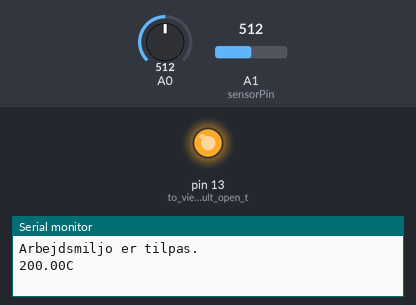
The sketch below on a simulated Arduino Uno, built with avr-gcc and run on an emulated ATmega328P. Parts: output pins drawn as LEDs (lit = HIGH), the last lines printed to the serial monitor. Inputs (shaded band) come from the test bench; at power-on: A1 (sensorPin) = 512, A0 = 512.

Above: at 1.8 s.
1.9 s: A1 (sensorPin) set to 172
3.4 s: A1 (sensorPin) set to 142
At 4.4 s:
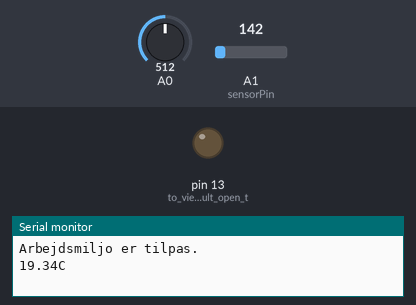
5.5 s: A0 set to 417
7.0 s: A0 set to 392
9.5 s: A1 (sensorPin) set to 306
At 10.4 s:
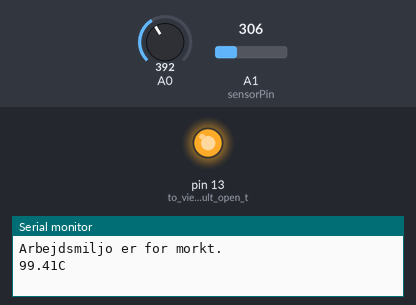
11.5 s: A1 (sensorPin) set to 122
At 13.3 s:
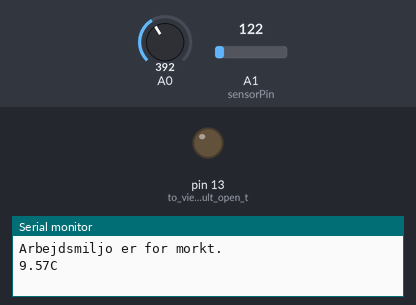
Timing chart, 0 to 14.5 s (numbered marks = the images above; inputs shaded):
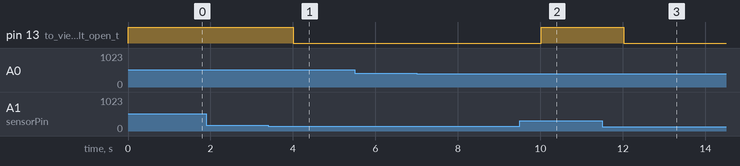

Measured:
- the behaviour switches between 158 and 157 on A1 (sensorPin) (found by bisection; images 0 and 1)
- after the input at 3.4 s, pin 13 (to_view_the_result_open_t): HIGH → LOW after 0.61 s
- after the input at 9.5 s, pin 13 (to_view_the_result_open_t): LOW → HIGH after 0.51 s
- after the input at 11.5 s, pin 13 (to_view_the_result_open_t): HIGH → LOW after 0.52 s

The sketch:

arduino.ino
```cpp
//TMP36 Pin Variables
int sensorPin = 1;
//the analog pin the TMP36's Vout (sense) pin is connected to
//the resolution is 10 mV / degree centigrade with a
//500 mV offset to allow for negative temperatures

/*
 * setup() - this function runs once when you turn your Arduino on
 * We initialize the serial connection with the computer
 */

void setup()
{
 Serial.begin(9600);  //Start the serial connection with the computer
 pinMode(13, OUTPUT); //to view the result open the serial monitor
}

void loop()
{
 // LYS!!!!
  int sensorValue = analogRead(A0);
  float voltageLight = sensorValue * (5.0 / 1023.0);
  Serial.print("Value: ");
  Serial.println(voltageLight);

  if (voltageLight > 2.00){ Serial.println ("Arbejdsmiljo er tilpas."); digitalWrite(13, LOW);}
  if (voltageLight < 2.00){ Serial.println ("Arbejdsmiljo er for morkt."); digitalWrite(13, HIGH);}

 // TEMP!!!!
 //getting the voltage reading from the temperature sensor
 int reading = analogRead(sensorPin);

 // converting that reading to voltage, for 3.3v arduino use 3.3
 float voltage = reading * 5.0;
 voltage /= 1024.0;

 // now print out the temperature
 float temperatureC = (voltage - 0.5) * 100 ;  //converting from 10 mv per degree wit 500 mV offset
                                               //to degrees ((voltage - 500mV) times 100)
Serial.print(temperatureC); Serial.println("C");

if (temperatureC > 27){ digitalWrite(13, HIGH); }
if (temperatureC < 27){ digitalWrite(13, LOW);  }

Serial.println(" ");
delay(1000);
}
```
